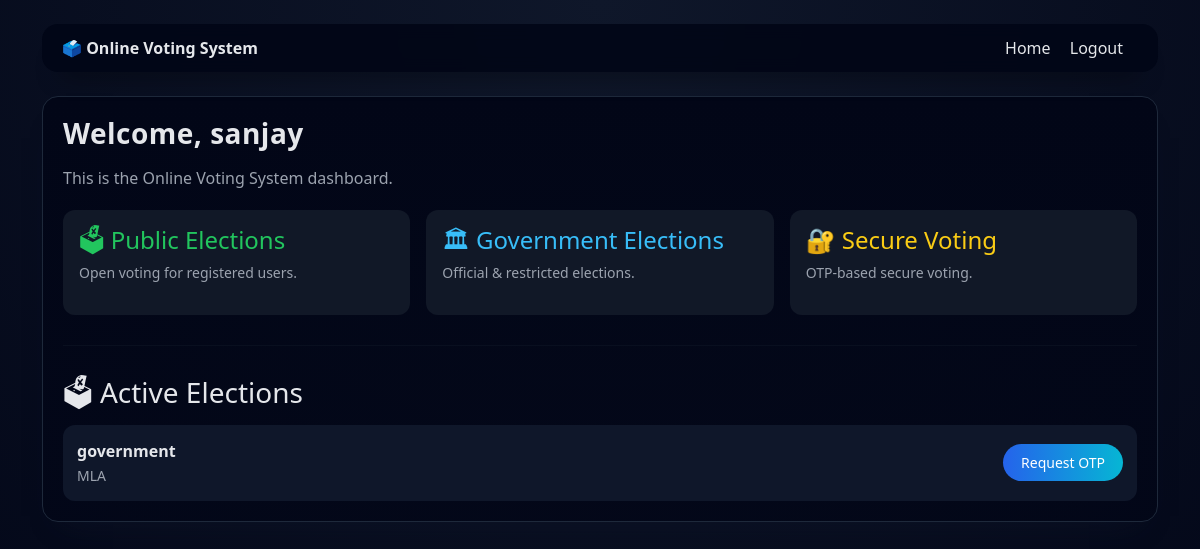
/ (signed in), run on the app's committed database.
### tables this page shows
CREATE TABLE users (
  id INTEGER PRIMARY KEY AUTOINCREMENT,
  name TEXT NOT NULL,
  email TEXT UNIQUE NOT NULL,
  password_hash TEXT NOT NULL,
  role TEXT NOT NULL DEFAULT 'voter',
  verified INTEGER DEFAULT 0,
  created_at DATETIME DEFAULT CURRENT_TIMESTAMP
);

CREATE TABLE elections (
  id INTEGER PRIMARY KEY AUTOINCREMENT,
  title TEXT NOT NULL,
  description TEXT,
  election_type TEXT NOT NULL DEFAULT 'public',
  status TEXT DEFAULT 'ongoing',
  created_at DATETIME DEFAULT CURRENT_TIMESTAMP
);

### app.py (the view)
@app.route("/")
def index():
    user = current_user()
    elections = query_db("SELECT * FROM elections ORDER BY created_at DESC")
    return render_template("index.html", user=user, elections=elections)

### app.py (called while the page is built)
def get_db():
    db = getattr(g, "_database", None)
    if db is None:
        db = g._database = sqlite3.connect(
            DB_PATH,
            detect_types=sqlite3.PARSE_DECLTYPES
        )
        db.row_factory = sqlite3.Row
    return db

@app.teardown_appcontext
def close_connection(exception):
    db = getattr(g, "_database", None)
    if db is not None:
        db.close()

def query_db(query, args=(), one=False):
    cur = get_db().execute(query, args)
    rows = cur.fetchall()
    cur.close()
    return (rows[0] if rows else None) if one else rows

def current_user():
    uid = session.get("user_id")
    if uid:
        return query_db("SELECT * FROM users WHERE id = ?", (uid,), one=True)
    return None

### templates/index.html (shortened to what this page needs)
{% extends "layout.html" %}
{% block content %}
<div class="card-custom">
  <h2 class="page-title">Welcome, {{ user.name }}</h2>
  <p style="color:#9ca3af;">
    This is the Online Voting System dashboard.
  </p>
  <div style="display:grid; grid-template-columns:repeat(auto-fit,minmax(240px,1fr)); gap:16px; margin-top:20px;">
    <div style="background:#111827;padding:16px;border-radius:12px;">
      <h4 style="color:#22c55e;">🗳 Public Elections</h4>
      <p style="color:#9ca3af;font-size:14px;">
        Open voting for registered users.
      </p>
    </div>
    <div style="background:#111827;padding:16px;border-radius:12px;">
      <h4 style="color:#38bdf8;">🏛 Government Elections</h4>
      <p style="color:#9ca3af;font-size:14px;">
        Official & restricted elections.
      </p>
    </div>
    <div style="background:#111827;padding:16px;border-radius:12px;">
      <h4 style="color:#facc15;">🔐 Secure Voting</h4>
      <p style="color:#9ca3af;font-size:14px;">
        OTP-based secure voting.
      </p>
    </div>
  </div>
  {% if user.role == "voter" %}
  <hr style="margin:30px 0; border-color:#1f2937;">
  <h3>🗳 Active Elections</h3>
  {% if elections %}
    {% for e in elections %}
      <div style="
        margin-top:15px;
        padding:14px;
        background:#0f172a;
        border-radius:12px;
        display:flex;
        justify-content:space-between;
        align-items:center;
      ">
        <div>
          <strong>{{ e.title }}</strong><br>
          <small style="color:#9ca3af;">{{ e.description }}</small>
        </div>
        <a href="{{ url_for('request_otp', election_id=e.id) }}"
           class="btn btn-primary btn-sm">
          Request OTP
        </a>
      </div>
    {% endfor %}
  {% else %}
    <p>No active elections.</p>
  {% endif %}
  {% endif %}
</div>
{% endblock %}

### static/css/style.css (style rules this page uses)
:root { --bg-main: #0f172a; --bg-card: #020617; --border-soft: #1e293b; --text-main: #e5e7eb; --text-muted: #94a3b8; --accent-blue: #38bdf8; --accent-green: #22c55e; }
* { box-sizing: border-box; }
body { background: radial-gradient(circle at top, #0f172a, #020617); color: var(--text-main); font-family: system-ui, -apple-system, BlinkMacSystemFont, "Segoe UI", sans-serif; min-height: 100vh; animation: fadeIn 0.8s ease; }
.card-custom { background: linear-gradient(180deg, #020617, #020617cc); border-radius: 16px; border: 1px solid var(--border-soft); padding: 20px; margin-bottom: 20px; box-shadow: 0 18px 30px -24px rgba(15,23,42,0.8); transition: transform 0.3s ease, box-shadow 0.3s ease; animation: fadeUp 0.5s ease; }
.btn-primary { background: linear-gradient(to right, #2563eb, #06b6d4); border: none; border-radius: 999px; padding: 8px 18px; color: white; transition: transform 0.2s ease, box-shadow 0.2s ease; }
.page-title { font-size: 1.75rem; font-weight: 700; margin-bottom: 15px; letter-spacing: 0.5px; }

### data on the page
users: name "sanjay"
elections: title "government", description "MLA"
